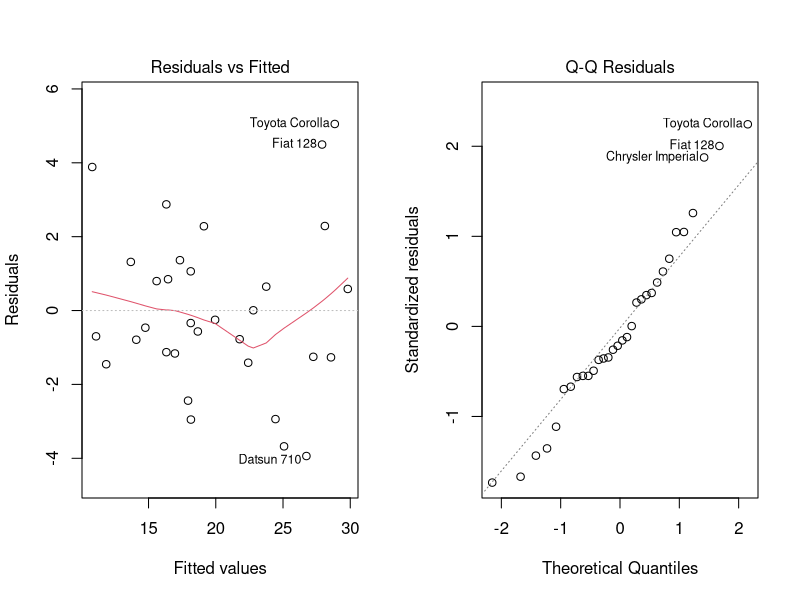

Reproduce this figure in R.
## ---- chunk 1
library(datasets); library(ggplot2)
data("mtcars"); dat <- mtcars; str(mtcars)
dat$cyl <- as.factor(dat$cyl); dat$vs <- as.factor(dat$vs)
dat$am <- as.factor(dat$am); dat$gear <- as.factor(dat$gear)
dat$carb <- as.factor(dat$carb)
## ---- chunk 2
t.test(mpg~am, dat)$p.value
## ---- chunk 3
mdl.full <- lm(mpg~., data = dat)
mdl.step <- step(mdl.full, direction = "backward", trace = FALSE)
summary(mdl.step)$coef
## ---- chunk 4
confint(mdl.step, parm = "am1", level = 0.95)
## ---- chunk 5
par(mfrow = c(1, 2)); plot(mdl.step, which = 1:2)
